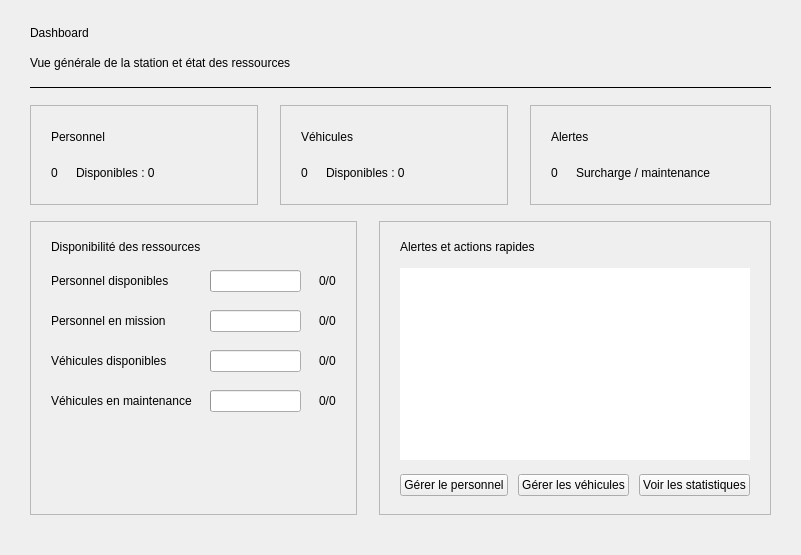
      <widget class="QWidget" name="pageDashboard">
       <layout class="QVBoxLayout" name="verticalLayoutDashboard">
        <property name="spacing">
         <number>16</number>
        </property>
        <property name="leftMargin">
         <number>30</number>
        </property>
        <property name="topMargin">
         <number>26</number>
        </property>
        <property name="rightMargin">
         <number>30</number>
        </property>
        <property name="bottomMargin">
         <number>20</number>
        </property>
        <item>
         <widget class="QLabel" name="labelDashTitle">
          <property name="text">
           <string>Dashboard</string>
          </property>
          <property name="class" stdset="0">
           <string>pageTitle</string>
          </property>
         </widget>
        </item>
        <item>
         <widget class="QLabel" name="labelDashSubtitle">
          <property name="text">
           <string>Vue générale de la station et état des ressources</string>
          </property>
          <property name="class" stdset="0">
           <string>pageSubtitle</string>
          </property>
         </widget>
        </item>
        <item>
         <widget class="QFrame" name="lineDash">
          <property name="frameShape">
           <enum>QFrame::HLine</enum>
          </property>
          <property name="frameShadow">
           <enum>QFrame::Plain</enum>
          </property>
          <property name="class" stdset="0">
           <string>separator</string>
          </property>
         </widget>
        </item>
        <item>
         <layout class="QHBoxLayout" name="horizontalLayoutCards">
          <property name="spacing">
           <number>22</number>
          </property>
          <item>
           <widget class="QFrame" name="cardPersonnel">
            <property name="class" stdset="0">
             <string>card</string>
            </property>
            <property name="frameShape">
             <enum>QFrame::StyledPanel</enum>
            </property>
            <property name="frameShadow">
             <enum>QFrame::Plain</enum>
            </property>
            <property name="minimumSize">
             <size>
              <width>0</width>
              <height>100</height>
             </size>
            </property>
            <layout class="QVBoxLayout" name="verticalLayoutcardPersonnel">
             <property name="spacing">
              <number>6</number>
             </property>
             <property name="leftMargin">
              <number>20</number>
             </property>
             <property name="topMargin">
              <number>16</number>
             </property>
             <property name="rightMargin">
              <number>20</number>
             </property>
             <property name="bottomMargin">
              <number>16</number>
             </property>
             <item>
              <widget class="QLabel" name="labelcardPersonnelTitle">
               <property name="text">
                <string>Personnel</string>
               </property>
               <property name="class" stdset="0">
                <string>cardSubtitle</string>
               </property>
              </widget>
             </item>
             <item>
              <layout class="QHBoxLayout" name="horizontalLayoutcardPersonnel">
               <property name="spacing">
                <number>18</number>
               </property>
               <item>
                <widget class="QLabel" name="labelNbPersonnel">
                 <property name="text">
                  <string>0</string>
                 </property>
                 <property name="class" stdset="0">
                  <string>bigGreen</string>
                 </property>
                </widget>
               </item>
               <item>
                <widget class="QLabel" name="labelPersonnelDispoDetail">
                 <property name="text">
                  <string>Disponibles : 0</string>
                 </property>
                 <property name="class" stdset="0">
                  <string>cardDetail</string>
                 </property>
                </widget>
               </item>
               <item>
                <spacer name="spacercardPersonnel">
                 <property name="orientation">
                  <enum>Qt::Horizontal</enum>
                 </property>
                 <property name="sizeHint" stdset="0">
                  <size>
                   <width>40</width>
                   <height>20</height>
                  </size>
                 </property>
                </spacer>
               </item>
              </layout>
             </item>
            </layout>
           </widget>
          </item>
          <item>
           <widget class="QFrame" name="cardVehicules">
            <property name="class" stdset="0">
             <string>card</string>
            </property>
            <property name="frameShape">
             <enum>QFrame::StyledPanel</enum>
            </property>
            <property name="frameShadow">
             <enum>QFrame::Plain</enum>
            </property>
            <property name="minimumSize">
             <size>
              <width>0</width>
              <height>100</height>
             </size>
            </property>
            <layout class="QVBoxLayout" name="verticalLayoutcardVehicules">
             <property name="spacing">
              <number>6</number>
             </property>
             <property name="leftMargin">
              <number>20</number>
             </property>
             <property name="topMargin">
              <number>16</number>
             </property>
             <property name="rightMargin">
              <number>20</number>
             </property>
             <property name="bottomMargin">
              <number>16</number>
             </property>
             <item>
              <widget class="QLabel" name="labelcardVehiculesTitle">
               <property name="text">
                <string>Véhicules</string>
               </property>
               <property name="class" stdset="0">
                <string>cardSubtitle</string>
               </property>
              </widget>
             </item>
             <item>
              <layout class="QHBoxLayout" name="horizontalLayoutcardVehicules">
               <property name="spacing">
                <number>18</number>
               </property>
               <item>
                <widget class="QLabel" name="labelNbVehicules">
                 <property name="text">
                  <string>0</string>
                 </property>
                 <property name="class" stdset="0">
                  <string>bigGreen</string>
                 </property>
                </widget>
               </item>
               <item>
                <widget class="QLabel" name="labelVehiculesDispoDetail">
                 <property name="text">
                  <string>Disponibles : 0</string>
                 </property>
                 <property name="class" stdset="0">
                  <string>cardDetail</string>
                 </property>
                </widget>
               </item>
               <item>
                <spacer name="spacercardVehicules">
                 <property name="orientation">
                  <enum>Qt::Horizontal</enum>
                 </property>
                 <property name="sizeHint" stdset="0">
                  <size>
                   <width>40</width>
                   <height>20</height>
                  </size>
                 </property>
                </spacer>
               </item>
              </layout>
             </item>
            </layout>
           </widget>
          </item>
          <item>
           <widget class="QFrame" name="cardAlertes">
            <property name="class" stdset="0">
             <string>card</string>
            </property>
            <property name="frameShape">
             <enum>QFrame::StyledPanel</enum>
            </property>
            <property name="frameShadow">
             <enum>QFrame::Plain</enum>
            </property>
            <property name="minimumSize">
             <size>
              <width>0</width>
              <height>100</height>
             </size>
            </property>
            <layout class="QVBoxLayout" name="verticalLayoutcardAlertes">
             <property name="spacing">
              <number>6</number>
             </property>
             <property name="leftMargin">
              <number>20</number>
             </property>
             <property name="topMargin">
              <number>16</number>
             </property>
             <property name="rightMargin">
              <number>20</number>
             </property>
             <property name="bottomMargin">
              <number>16</number>
             </property>
             <item>
              <widget class="QLabel" name="labelcardAlertesTitle">
               <property name="text">
                <string>Alertes</string>
               </property>
               <property name="class" stdset="0">
                <string>cardSubtitle</string>
               </property>
              </widget>
             </item>
             <item>
              <layout class="QHBoxLayout" name="horizontalLayoutcardAlertes">
               <property name="spacing">
                <number>18</number>
               </property>
               <item>
                <widget class="QLabel" name="labelNbAlertes">
                 <property name="text">
                  <string>0</string>
                 </property>
                 <property name="class" stdset="0">
                  <string>bigRed</string>
                 </property>
                </widget>
               </item>
               <item>
                <widget class="QLabel" name="labelAlertesDetail">
                 <property name="text">
                  <string>Surcharge / maintenance</string>
                 </property>
                 <property name="class" stdset="0">
                  <string>cardDetail</string>
                 </property>
                </widget>
               </item>
               <item>
                <spacer name="spacercardAlertes">
                 <property name="orientation">
                  <enum>Qt::Horizontal</enum>
                 </property>
                 <property name="sizeHint" stdset="0">
                  <size>
                   <width>40</width>
                   <height>20</height>
                  </size>
                 </property>
                </spacer>
               </item>
              </layout>
             </item>
            </layout>
           </widget>
          </item>
         </layout>
        </item>
        <item>
         <layout class="QHBoxLayout" name="horizontalLayoutLower" stretch="1,1">
          <property name="spacing">
           <number>22</number>
          </property>
          <item>
           <widget class="QFrame" name="frameDisponibilite">
            <property name="class" stdset="0">
             <string>card</string>
            </property>
            <property name="frameShape">
             <enum>QFrame::StyledPanel</enum>
            </property>
            <property name="frameShadow">
             <enum>QFrame::Plain</enum>
            </property>
            <layout class="QVBoxLayout" name="verticalLayoutDispo">
             <property name="spacing">
              <number>16</number>
             </property>
             <property name="leftMargin">
              <number>20</number>
             </property>
             <property name="topMargin">
              <number>18</number>
             </property>
             <property name="rightMargin">
              <number>20</number>
             </property>
             <property name="bottomMargin">
              <number>18</number>
             </property>
             <item>
              <widget class="QLabel" name="labelDispoTitle">
               <property name="text">
                <string>Disponibilité des ressources</string>
               </property>
               <property name="class" stdset="0">
                <string>cardTitle</string>
               </property>
              </widget>
             </item>
             <item>
              <layout class="QGridLayout" name="gridLayoutDispo">
               <property name="spacing">
                <number>18</number>
               </property>
               <item row="0" column="0" rowspan="1" colspan="1">
                <widget class="QLabel" name="labelDispoRow0">
                 <property name="text">
                  <string>Personnel disponibles</string>
                 </property>
                </widget>
               </item>
               <item row="0" column="1" rowspan="1" colspan="1">
                <widget class="QProgressBar" name="progressPersonnelDispo">
                 <property name="maximum">
                  <number>100</number>
                 </property>
                 <property name="value">
                  <number>0</number>
                 </property>
                 <property name="textVisible">
                  <bool>false</bool>
                 </property>
                </widget>
               </item>
               <item row="0" column="2" rowspan="1" colspan="1">
                <widget class="QLabel" name="labelPersonnelDispoCount">
                 <property name="text">
                  <string>0/0</string>
                 </property>
                 <property name="class" stdset="0">
                  <string>cardDetail</string>
                 </property>
                </widget>
               </item>
               <item row="1" column="0" rowspan="1" colspan="1">
                <widget class="QLabel" name="labelDispoRow1">
                 <property name="text">
                  <string>Personnel en mission</string>
                 </property>
                </widget>
               </item>
               <item row="1" column="1" rowspan="1" colspan="1">
                <widget class="QProgressBar" name="progressPersonnelMission">
                 <property name="maximum">
                  <number>100</number>
                 </property>
                 <property name="value">
                  <number>0</number>
                 </property>
                 <property name="textVisible">
                  <bool>false</bool>
                 </property>
                </widget>
               </item>
               <item row="1" column="2" rowspan="1" colspan="1">
                <widget class="QLabel" name="labelPersonnelMissionCount">
                 <property name="text">
                  <string>0/0</string>
                 </property>
                 <property name="class" stdset="0">
                  <string>cardDetail</string>
                 </property>
                </widget>
               </item>
               <item row="2" column="0" rowspan="1" colspan="1">
                <widget class="QLabel" name="labelDispoRow2">
                 <property name="text">
                  <string>Véhicules disponibles</string>
                 </property>
                </widget>
               </item>
               <item row="2" column="1" rowspan="1" colspan="1">
                <widget class="QProgressBar" name="progressVehiculesDispo">
                 <property name="maximum">
                  <number>100</number>
                 </property>
                 <property name="value">
                  <number>0</number>
                 </property>
                 <property name="textVisible">
                  <bool>false</bool>
                 </property>
                </widget>
               </item>
               <item row="2" column="2" rowspan="1" colspan="1">
                <widget class="QLabel" name="labelVehiculesDispoCount">
                 <property name="text">
                  <string>0/0</string>
                 </property>
                 <property name="class" stdset="0">
                  <string>cardDetail</string>
                 </property>
                </widget>
               </item>
               <item row="3" column="0" rowspan="1" colspan="1">
                <widget class="QLabel" name="labelDispoRow3">
                 <property name="text">
                  <string>Véhicules en maintenance</string>
                 </property>
                </widget>
               </item>
               <item row="3" column="1" rowspan="1" colspan="1">
                <widget class="QProgressBar" name="progressVehiculesMaint">
                 <property name="maximum">
                  <number>100</number>
                 </property>
                 <property name="value">
                  <number>0</number>
                 </property>
                 <property name="textVisible">
                  <bool>false</bool>
                 </property>
                </widget>
               </item>
               <item row="3" column="2" rowspan="1" colspan="1">
                <widget class="QLabel" name="labelVehiculesMaintCount">
                 <property name="text">
                  <string>0/0</string>
                 </property>
                 <property name="class" stdset="0">
                  <string>cardDetail</string>
                 </property>
                </widget>
               </item>
              </layout>
             </item>
             <item>
              <spacer name="spacerDispo">
               <property name="orientation">
                <enum>Qt::Vertical</enum>
               </property>
               <property name="sizeHint" stdset="0">
                <size>
                 <width>20</width>
                 <height>20</height>
                </size>
               </property>
              </spacer>
             </item>
            </layout>
           </widget>
          </item>
          <item>
           <widget class="QFrame" name="frameAlertes">
            <property name="class" stdset="0">
             <string>card</string>
            </property>
            <property name="frameShape">
             <enum>QFrame::StyledPanel</enum>
            </property>
            <property name="frameShadow">
             <enum>QFrame::Plain</enum>
            </property>
            <layout class="QVBoxLayout" name="verticalLayoutAlertes">
             <property name="spacing">
              <number>14</number>
             </property>
             <property name="leftMargin">
              <number>20</number>
             </property>
             <property name="topMargin">
              <number>18</number>
             </property>
             <property name="rightMargin">
              <number>20</number>
             </property>
             <property name="bottomMargin">
              <number>18</number>
             </property>
             <item>
              <widget class="QLabel" name="labelAlertesTitle">
               <property name="text">
                <string>Alertes et actions rapides</string>
               </property>
               <property name="class" stdset="0">
                <string>cardTitle</string>
               </property>
              </widget>
             </item>
             <item>
              <widget class="QListWidget" name="listAlertes">
               <property name="frameShape">
                <enum>QFrame::NoFrame</enum>
               </property>
               <property name="selectionMode">
                <enum>QAbstractItemView::NoSelection</enum>
               </property>
               <property name="focusPolicy">
                <enum>Qt::NoFocus</enum>
               </property>
              </widget>
             </item>
             <item>
              <layout class="QHBoxLayout" name="horizontalLayoutQuick">
               <property name="spacing">
                <number>10</number>
               </property>
               <item>
                <widget class="QPushButton" name="btnGererPersonnel">
                 <property name="text">
                  <string>Gérer le personnel</string>
                 </property>
                 <property name="class" stdset="0">
                  <string>btnPrimary</string>
                 </property>
                 <property name="cursor">
                  <cursorShape>PointingHandCursor</cursorShape>
                 </property>
                </widget>
               </item>
               <item>
                <widget class="QPushButton" name="btnGererVehicules">
                 <property name="text">
                  <string>Gérer les véhicules</string>
                 </property>
                 <property name="class" stdset="0">
                  <string>btnPrimary</string>
                 </property>
                 <property name="cursor">
                  <cursorShape>PointingHandCursor</cursorShape>
                 </property>
                </widget>
               </item>
               <item>
                <widget class="QPushButton" name="btnVoirStats">
                 <property name="text">
                  <string>Voir les statistiques</string>
                 </property>
                 <property name="class" stdset="0">
                  <string>btnSecondary</string>
                 </property>
                 <property name="cursor">
                  <cursorShape>PointingHandCursor</cursorShape>
                 </property>
                </widget>
               </item>
              </layout>
             </item>
            </layout>
           </widget>
          </item>
         </layout>
        </item>
        <item>
         <spacer name="spacerDash">
          <property name="orientation">
           <enum>Qt::Vertical</enum>
          </property>
          <property name="sizeHint" stdset="0">
           <size>
            <width>20</width>
            <height>20</height>
           </size>
          </property>
         </spacer>
        </item>
       </layout>
      </widget>
